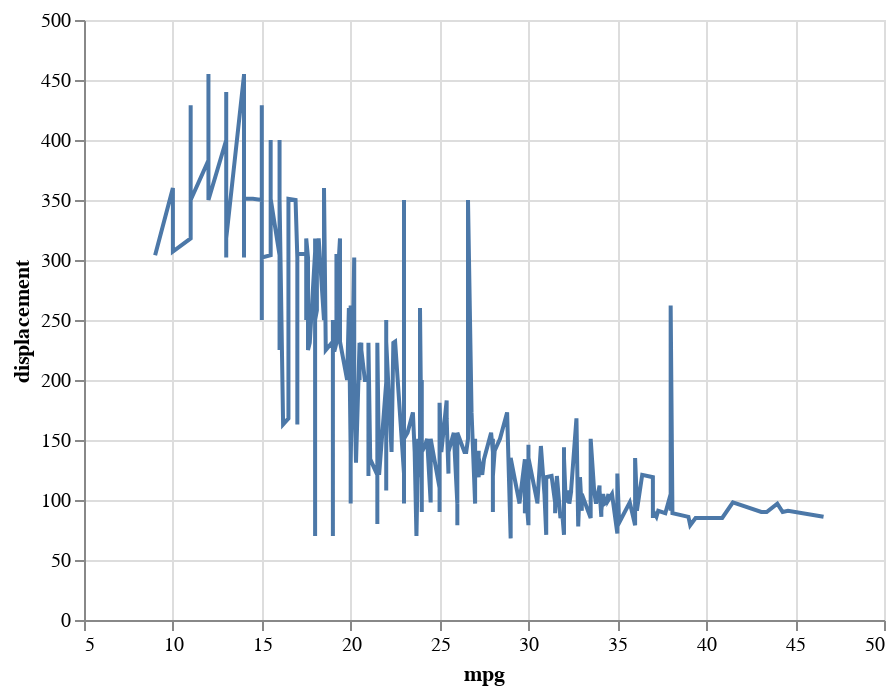

Notebook code cell kept with this figure:
### Code cell
line = alt.Chart(df2).mark_line().encode(
    y='displacement:Q',
    x='mpg:Q'
)
line

### Figure 1 — Vega-Lite specification as saved in the notebook (floating-point values rounded to 4 significant figures; data arrays with more than 128 entries replaced by an {"elided": "..."} marker saying what was removed)
{"config": {"view": {"continuousWidth": 400, "continuousHeight": 300}}, "data": {"name": "data-4766f396ec9ac170016b09afb643730f"}, "mark": "line", "encoding": {"x": {"field": "mpg", "type": "quantitative"}, "y": {"field": "displacement", "type": "quantitative"}}, "$schema": "https://vega.github.io/schema/vega-lite/v4.17.0.json", "datasets": {"data-4766f396ec9ac170016b09afb643730f": {"elided": "398 records"}}}
